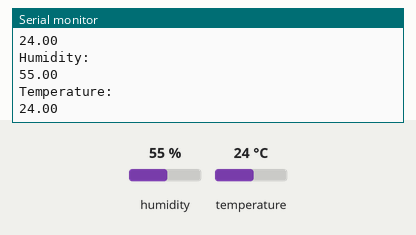
Recording of a sketch running on a simulated ESP32. Shown: the last lines printed to the serial monitor. Inputs (shaded band) come from the test bench; at power-on: humidity 55 %, temperature 24 °C.

Above: at 2.8 s.
2.9 s: humidity set to 22 %
At 5.5 s:
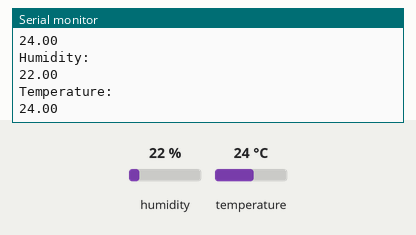
5.6 s: temperature set to 12 °C
At 6.9 s:
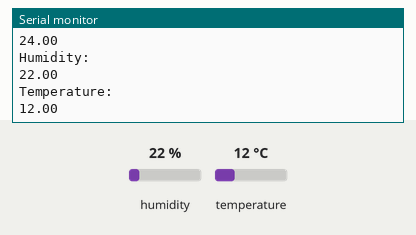
8.3 s: humidity set to 40 %
At 11.6 s:
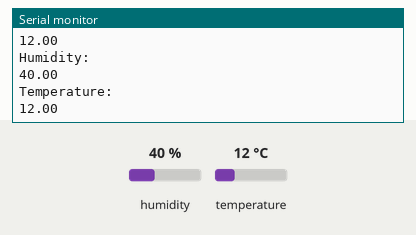
Timing chart, 0 to 13.1 s (numbered marks = the images above; inputs shaded):
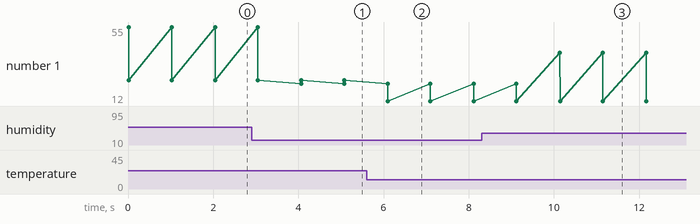

The sketch:

dht.ino
```cpp
#include <DHT.h>

DHT dht(4, DHT11);
void setup() {

  Serial.begin(115200); // Set bitrate (baud)
  dht.begin();

}

void loop() {

  float temperature = dht.readTemperature();
  float humidity = dht.readHumidity();

  if(isnan(temperature) || isnan(humidity)){
    Serial.println("Error!!!");
  }
    Serial.println("Humidity: ");
    Serial.println(humidity);
    Serial.println("Temperature: ");
    Serial.println(temperature);
    delay(1000);


}
```

Measured:
- after the input at 2.9 s, the serial monitor: prints a new line after 1.2 s (image 1)
- after the input at 5.6 s, the serial monitor: prints a new line after 0.49 s (image 2)
- after the input at 8.3 s, the serial monitor: prints a new line after 1.8 s (image 3)
- plotted number 1: 24 → 12 after the input at 5.6 s
